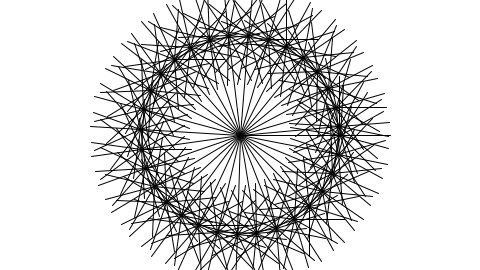
Frame 1 (no input)
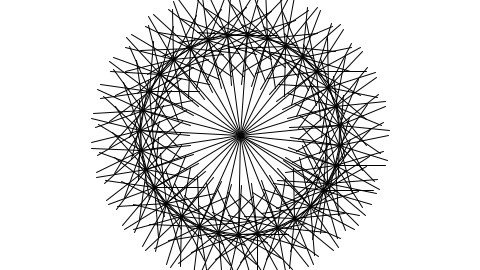
Frame 60 (the mouse pressed at the canvas centre just before this capture)
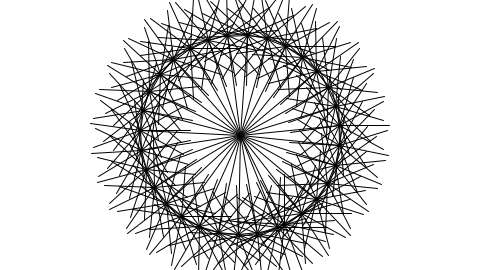
Frame 120 (the mouse held since frame 60 and released just before this capture)

The Processing sketch that drew these frames (run headless with seeded random() and noise(); from frame 60 on, the mouse is pressed at the canvas centre):

// Processing sketch: example_14_17_nested_push_pop
// ── example_14_17_nested_push_pop.pde
// Learning Processing
// Daniel Shiffman
// http://www.learningprocessing.com

// Example 14-17: Nested push and pop

// Global angle for rotation
float theta = 0;

void setup() {
  size(480, 270);
}

void draw() {
  background(255);
  stroke(0);

  // Translate to center of window
  translate(width/2, height/2);

  // Loop from 0 to 360 degrees (2*PI radians)
  for (float i = 0; i < TWO_PI; i += 0.2) {

    // Push, rotate and draw a line!
    // The transformation state is saved at the beginning of each cycle through the for loop and restored at the end. 
    // Try commenting out these lines to see the difference!
    pushMatrix(); 
    rotate(theta + i);
    line(0, 0, 100, 0);

    // Loop from 0 to 360 degrees (2*PI radians)
    for (float j = 0; j < TWO_PI; j += 0.5) {
      // Push, translate, rotate and draw a line!
      pushMatrix();
      translate(100, 0);
      rotate(-theta-j);
      line(0, 0, 50, 0);
      // We're done with the inside loop, pop!
      popMatrix();
    }

    // We're done with the outside loop, pop!
    popMatrix();
  }

  // Increment theta
  theta += 0.01;
}
